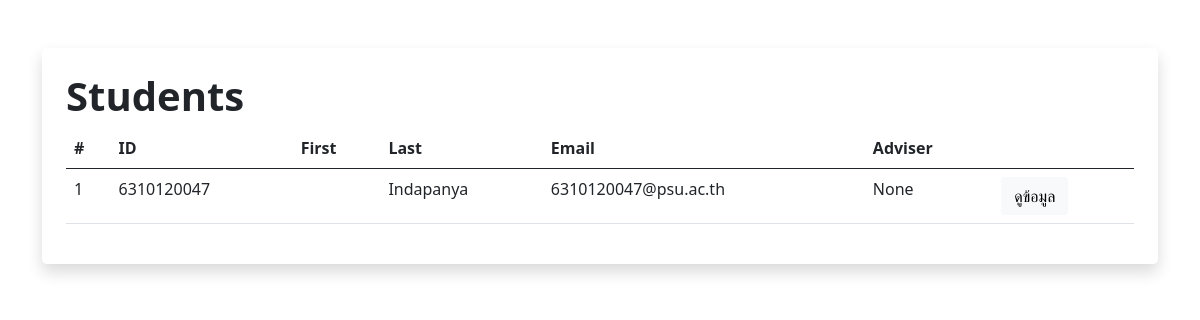
Before: /students with the older database file.
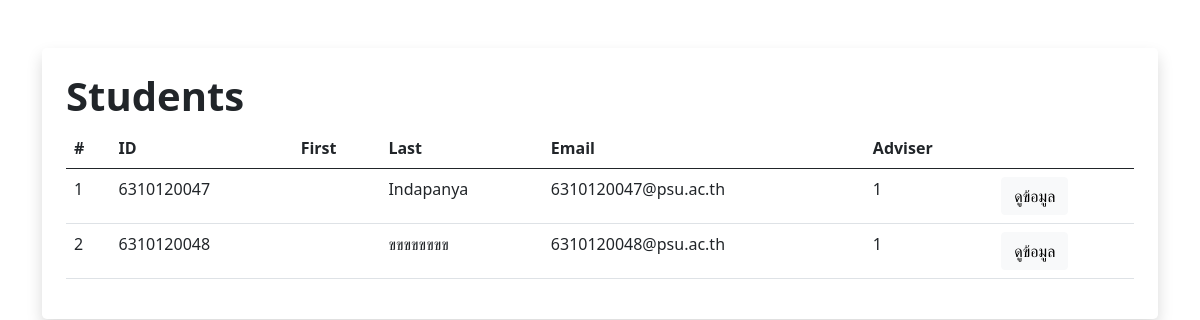
After: the same page with the newer database file.
### scitun/models.py (models this page shows)
class Student(Base):
    __tablename__ = "students"
    student_id = sa.Column(sa.Integer, primary_key=True)
    first_name = sa.Column(sa.String)
    last_name = sa.Column(sa.String)
    email = sa.Column(sa.String, nullable=True)
    lecturer_id = sa.Column(sa.Integer, sa.ForeignKey("lecturers.lecturer_id"))

### scitun/main.py (the view)
@app.route("/students")
def student_index():
    students = models.Student.query.all()
    return render_template("/student/index.html", students=students)

### scitun/templates/student/index.html (shortened to what this page needs)
{% extends "base/base.html" %}
{% macro render_student_table(students) %}
<table class="table">
  <thead>
    <tr>
      <th>#</th>
      <th>ID</th>
      <th>First</th>
      <th>Last</th>
      <th>Email</th>
      <th>Adviser</th>
      <th></th>
    </tr>
  </thead>
  <tbody>
    {% for student in students%}
    <tr>
      <td>{{ loop.index }}</td>
      <td>{{ student.student_id }}</td>
      <td>{{ student.fist_name }}</td>
      <td>{{ student.last_name }}</td>
      <td>{{ student.email }}</td>
      <td>{{ student.lecturer_id }}</td>
      <td><a href="{{ url_for('student_view', student_id=student.student_id) }}" class="btn btn-light" >ดูข้อมูล</a></td>
    </tr>
    {% endfor %}
  </tbody>
</table>
{% endmacro %}
{% block body %}
<div class="container mt-5">
  <div class="rounded-3 p-4 shadow">
    <h1 class="fw-bold">Students</h1>
    {{ render_student_table(students) }}
  </div>
</div>
{% endblock %}

### scitun/templates/base/base.html (shortened to what this page needs)
<!DOCTYPE html>
<html lang="en">
<head>
  <link href="https://cdn.jsdelivr.net/npm/bootstrap@5.0.2/dist/css/bootstrap.min.css" rel="stylesheet">
</head>
<body>
  {% block body %}
  {% endblock %}
</body>
</html>

Changed rows visible on the page:
changed Student "Indapanya": lecturer_id "None" → "1"
added Student: student_id "6310120048", last_name "ขขขขขขขข", email "6310120048@psu.ac.th", lecturer_id "1"
